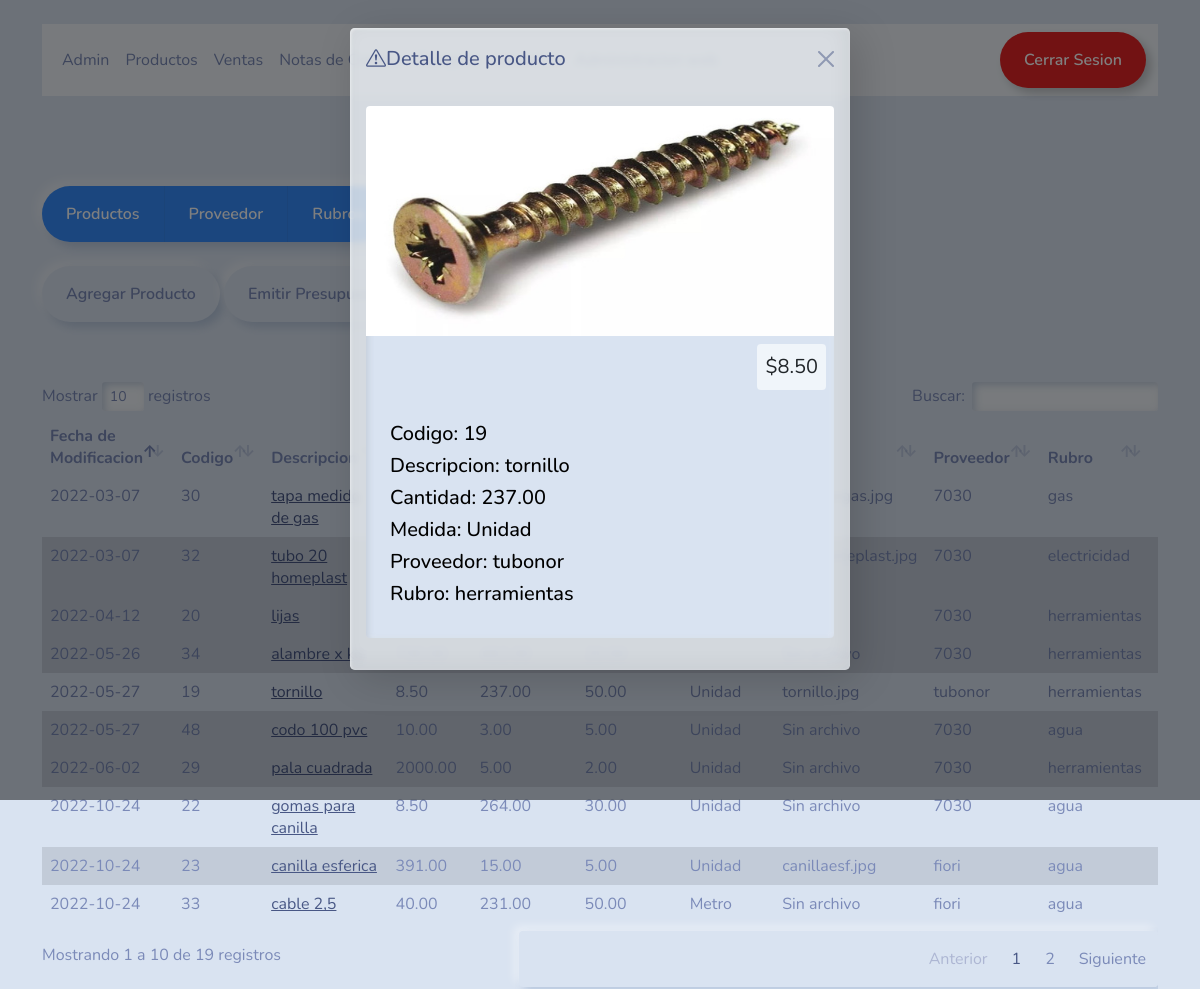
The app's page /modulos/producto.php?p=19 (signed in) with its own data.
### tables this page shows
CREATE TABLE `producto` (
  `producto_cod` int(11) NOT NULL,
  `fecha_mod` date DEFAULT NULL,
  `producto_desc` varchar(50) DEFAULT NULL,
  `producto_precio` float(10,2) DEFAULT NULL,
  `precio_actual` float(10,2) DEFAULT NULL,
  `producto_cant` float(10,2) DEFAULT NULL,
  `producto_cantmin` float(10,2) DEFAULT NULL,
  `producto_med` varchar(30) DEFAULT NULL,
  `producto_foto` varchar(50) DEFAULT NULL,
  `proveedor_cod` int(4) DEFAULT NULL,
  `rubro_cod` int(4) DEFAULT NULL
);

CREATE TABLE `proveedor` (
  `proveedor_cod` int(11) NOT NULL,
  `proveedor_nom` varchar(30) DEFAULT NULL,
  `proveedor_email` varchar(30) DEFAULT NULL,
  `proveedor_telef` varchar(20) DEFAULT NULL,
  `proveedor_cbu` varchar(30) DEFAULT NULL
);

CREATE TABLE `rubro` (
  `rubro_cod` int(4) NOT NULL,
  `rubro_desc` varchar(30) DEFAULT NULL
);

### libreria/conexion.php (called while the page is built, shortened)
<?php
$host="localhost";
$user="root";
$clave="12345678";
$db="elobrero";
if (!($link = mysqli_connect($host,$user,$clave,$db))){
    $conexion="no";
}else{
    $conexion="si";
}
?>

### modulos/producto.php (the view, shortened to what this page needs)
<?php
include ("../libreria/conexion.php");
$p=$_GET['p'];
$tabla_filas="";
$fila_class=" class='table-active'";
if($conexion=="si"){
    $query = "SELECT fecha_mod,producto_cod,producto_desc,producto_precio,producto_cant,producto_cantmin,producto_med,producto_foto,producto.proveedor_cod,proveedor.proveedor_nom,producto.rubro_cod,rubro.rubro_desc FROM producto
INNER JOIN proveedor
ON producto.proveedor_cod = proveedor.proveedor_cod
INNER JOIN rubro
ON producto.rubro_cod = rubro.rubro_cod
ORDER BY producto_cod ASC
    ";
    if ($resultado = mysqli_query($link, $query)){
        $rowcont = mysqli_num_rows($resultado);
        if($rowcont > 0){
            while ($datos=mysqli_fetch_array($resultado,MYSQLI_ASSOC)){
                $fecha_mod = $datos['fecha_mod'];
                $producto_cod = $datos['producto_cod'];
                $producto_desc = $datos['producto_desc'];
                $producto_precio = $datos['producto_precio'];
                $producto_cant = $datos['producto_cant'];
                $producto_cantmin = $datos['producto_cantmin'];
                $producto_med = $datos['producto_med'];
                $producto_foto = $datos['producto_foto'];
                if ($producto_foto=='0'){
                  $producto_foto = 'Sin archivo';
                }else{
                  $producto_foto= $datos['producto_foto'];
                }
                $proveedor_nom = $datos['proveedor_nom'];
                $rubro_desc = $datos['rubro_desc'];
                $proveedor_cod = $datos['proveedor_cod'];
                $rubro_cod = $datos['rubro_cod'];
                if($fila_class==" class='table-active'"){
                    $fila_class="";
                }else{
                    $fila_class=" class='table-active'";
                }
                $tabla_filas .= "<tr $fila_class>";
                $tabla_filas .= "<td>$fecha_mod</td>";
                $tabla_filas .= "<td>$producto_cod</td>";
                $tabla_filas .= "<td><a href=\"producto.php?p=$producto_cod\">$producto_desc</a></td>";
                $tabla_filas .= "<td>$producto_precio</td>";
                $tabla_filas .= "<td>$producto_cant</td>";
                $tabla_filas .= "<td>$producto_cantmin</td>";
                $tabla_filas .= "<td>$producto_med</td>";
                $tabla_filas .= "<td>$producto_foto</td>";
                $tabla_filas .= "<td>$proveedor_nom</td>";
                $tabla_filas .= "<td>$rubro_desc</td>";
                $parametros= "$producto_cod,'$producto_foto','$producto_desc',$producto_precio,$producto_cant,$producto_cantmin,'$producto_med',$proveedor_cod,$rubro_cod";
                $tabla_filas .= "<td><a href=\"\" data-bs-toggle=\"modal\" data-bs-target=\"#modificar\" onclick=\"editReg(".$parametros.")\"><i class=\"text-warning bi bi-pencil\"></i></a></td>";
                $tabla_filas .= "<td><a href=\"\" data-bs-toggle=\"modal\" data-bs-target=\"#baja\" onclick=\"delReg(".$producto_cod.")\"><i class=\"text-danger bi bi-trash\" ></i></a></td>";
                $tabla_filas .= "</tr>";
            }
        }
    }
}
?>
<!DOCTYPE html >
<html lang="es">
  <head>
    <link href="../css/bootstrap.css" rel="stylesheet" >
    <link href="../css/bootstrap_icons/bootstrap-icons.css" rel="stylesheet" type="text/css">
    <link href="../datatables/datatables.min.css" rel="stylesheet">
    <link rel="stylesheet" type="text/css" href="../css/select2.css">
  </head>
  <body>
<div class="container">
<br>
<nav class="navbar navbar-expand-lg navbar-light bg-light">
  <div class="container-fluid">
    <div class="collapse navbar-collapse" id="navbarColor02">
      <ul class="navbar-nav me-auto">
        <li class="nav-item">
          <a class="nav-link" href="home.php"><?php echo $_SESSION['usuario_nom']?></a>
        </li>
        <li class="nav-item">
          <a class="nav-link" href="producto.php">Productos</a>
        </li>
        <li class="nav-item">
          <a class="nav-link" href="venta.php">Ventas</a>
        </li>
        <li class="nav-item">
          <a class="nav-link" href="nota.php">Notas de Credito</a>
        </li>
        <li class="nav-item">
          <a class="nav-link" href="compra.php">Compras</a>
        </li>
        <li class="nav-item">
          <a class="nav-link" href="usuario.php">Usuarios</a>
        </li>
        <li class="nav-item">
          <a class="nav-link" href="adminweb.php">Administracion web</a>
        </li>
      </ul>
      <a href="../libreria/lib_logout.php"><button type="button" class="btn btn-outline-danger">Cerrar Sesion</button></a>
    </div>
  </div>
</nav>
<br>
<h3 align="center">Administracion de Productos</h3>
<br>
<div class="btn-group" role="group" aria-label="Basic example">
  <button type="button" class="btn btn-outline-primary" onclick="location.href='producto.php'">Productos</button>
  <button type="button" class="btn btn-outline-primary" onclick="location.href='proveedor.php'">Proveedor</button>
  <button type="button" class="btn btn-outline-primary" onclick="location.href='rubro.php'">Rubros</button>
</div>
<br>
<div>
    <button type="button" class="btn btn-success" data-bs-toggle="modal" data-bs-target="#alta">Agregar Producto</button>
    <button type="button" class="btn btn-primary" onclick="location.href='presupuesto.php'">Emitir Presupuesto</button>
    <button type="button" class="btn btn-success" data-bs-toggle="modal" data-bs-target="#inventario">Control de Inventario</button>
</div>
<br>
<h4 align="center">Productos</h4>
<div class="table-responsive">
    <table  id="registros" class="table table-hover">
        <thead>
        <tr class="table-type">
            <th scope="col">Fecha de Modificacion</th>
            <th scope="col">Codigo</th>
            <th scope="col">Descripcion</th>
            <th scope="col">Precio</th>
            <th scope="col">Cantidad</th>
            <th scope="col">Cantidad Minima</th>
            <th scope="col">Medida</th>
            <th scope="col">Foto</th>
            <th scope="col">Proveedor</th>
            <th scope="col">Rubro</th>
            <th scope="col">Modificar</th>
        </tr>
        </thead>
        <tbody>
            <?php
                echo $tabla_filas;
            ?>
        </tbody>
    </table>
</div>
<div class="modal fade" id="detalle" tabindex="-1" aria-labelledby="modalbajaLabel" aria-hidden="true">
  <div class="modal-dialog" role="document">
    <div class="modal-content">
      <div class="modal-header">
        <h5 class="modal-title"><i class="bi bi-exclamation-triangle"></i>Detalle de producto</h5>
        <button type="button" class="btn-close" data-bs-dismiss="modal" aria-label="Close">
        </button>
      </div>
        <div class="modal-body">
          <?php
          $query="SELECT producto_cod,producto_desc,producto_precio,producto_cant,producto_med,producto_foto,proveedor.proveedor_nom,rubro.rubro_desc FROM producto,proveedor,rubro where producto_cod=$p AND producto.proveedor_cod=proveedor.proveedor_cod AND producto.rubro_cod=rubro.rubro_cod";
          $resultado=mysqli_query($link,$query);
          $datos=mysqli_fetch_assoc($resultado);
          $producto_cod=$datos['producto_cod'];
          $producto_desc=$datos['producto_desc'];
          $producto_precio=$datos['producto_precio'];
          $producto_cant=$datos['producto_cant'];
          $producto_med=$datos['producto_med'];
          $producto_foto=$datos['producto_foto'];
          $proveedor_nom=$datos['proveedor_nom'];
          $rubro_desc=$datos['rubro_desc'];
          echo "
                <div class=\"col\">
                    <div class=\"card text-black bg-secondary mb-3\" >
                       <img src=\"../imagenes/".$producto_foto."\" class=\"card-img-top\" alt=\"...\" style=\"height:230px\">
                       <div class=\"text-end text-dark d-flex justify-content-end align-items-center m-2\">
                         <span class=\"rounded bg-light p-2 fs-5\">$".$producto_precio."</span>
                       </div>
                     <div class=\"card-body\">
                         <h5>Codigo: ".$producto_cod."</h5>
                         <h5>Descripcion: ".$producto_desc."</h5>
                         <h5>Cantidad: ".$producto_cant."</h5>
                         <h5>Medida: ".$producto_med."</h5>
                         <h5>Proveedor: ".$proveedor_nom."</h5>
                         <h5>Rubro: ".$rubro_desc."</h5>
                      </div>
                    </div>
              </div>";
          ?>
        </div>
  </div>
</div>
</div>
</div>
  </body>
</html>

### records on screen
producto: fecha_mod "2022-05-27", producto_cod "19", producto_desc "tornillo", producto_precio "8.50", producto_cant "237.00", producto_cantmin "50.00", producto_med "Unidad", producto_foto "tornillo.jpg", proveedor.proveedor_nom "tubonor", rubro.rubro_desc "herramientas", producto_foto (picture)
producto: fecha_mod "2022-04-12", producto_cod "20", producto_desc "lijas", proveedor.proveedor_nom "7030", rubro.rubro_desc "herramientas"
producto: fecha_mod "2022-10-24", producto_cod "22", producto_desc "gomas para canilla", producto_precio "8.50", producto_cant "264.00", producto_cantmin "30.00", producto_med "Unidad", producto_foto "Sin archivo", proveedor.proveedor_nom "7030", rubro.rubro_desc "agua"
producto: fecha_mod "2022-10-24", producto_cod "23", producto_desc "canilla esferica", producto_precio "391.00", producto_cant "15.00", producto_cantmin "5.00", producto_med "Unidad", producto_foto "canillaesf.jpg", proveedor.proveedor_nom "fiori", rubro.rubro_desc "agua"
producto: fecha_mod "2022-06-02", producto_cod "29", producto_desc "pala cuadrada", producto_precio "2000.00", producto_cant "5.00", producto_cantmin "2.00", producto_med "Unidad", producto_foto "Sin archivo", proveedor.proveedor_nom "7030", rubro.rubro_desc "herramientas"
producto: fecha_mod "2022-03-07", producto_cod "30", producto_desc "tapa medido de gas", producto_foto "medidorgas.jpg", proveedor.proveedor_nom "7030", rubro.rubro_desc "gas"
producto: fecha_mod "2022-03-07", producto_cod "32", producto_desc "tubo 20 homeplast", producto_foto "tubohomeplast.jpg", proveedor.proveedor_nom "7030", rubro.rubro_desc "electricidad"
producto: fecha_mod "2022-10-24", producto_cod "33", producto_desc "cable 2,5", producto_precio "40.00", producto_cant "231.00", producto_cantmin "50.00", producto_med "Metro", producto_foto "Sin archivo", proveedor.proveedor_nom "fiori", rubro.rubro_desc "agua"
producto: fecha_mod "2022-05-26", producto_cod "34", producto_desc "alambre x kg", producto_foto "Sin archivo", proveedor.proveedor_nom "7030", rubro.rubro_desc "herramientas"
producto: fecha_mod "2022-05-27", producto_cod "48", producto_desc "codo 100 pvc", producto_precio "10.00", producto_cant "3.00", producto_cantmin "5.00", producto_med "Unidad", producto_foto "Sin archivo", proveedor.proveedor_nom "7030", rubro.rubro_desc "agua"

### other values on screen
$_SESSION['usuario_nom'] "Admin"
